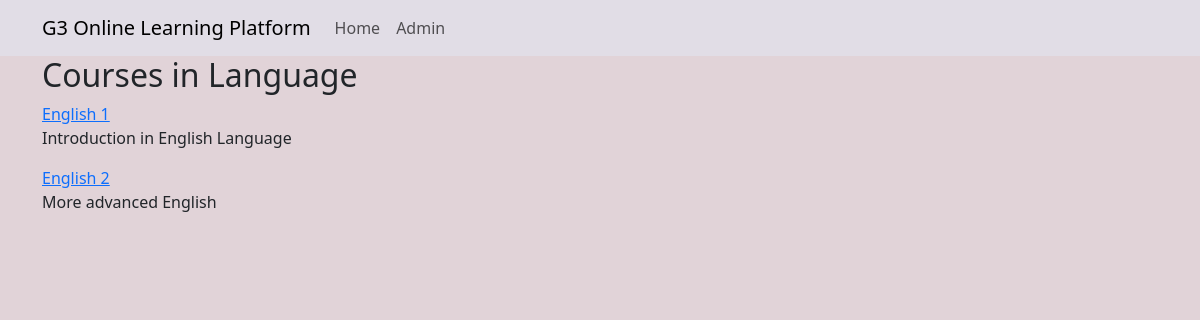
The app's page /category/Language/courses/ with its own data.
### main_app/models.py (models this page shows, shortened)
class Category(models.Model):
    title = models.CharField(max_length=200)
    description=models.TextField(blank=True)

class Course(models.Model):
    id = models.IntegerField(primary_key=True)
    title = models.CharField(max_length=200)
    description = models.TextField()
    release_date = models.DateField()
    category = models.ForeignKey(Category, on_delete=models.CASCADE, null=True, blank=True)
    teacher = models.ForeignKey(Teacher, on_delete=models.CASCADE)

### main_app/views.py (the view)
# urls.py: path('category/<str:title>/courses/', views.courses_in_category, name='courses_in_category'),
def courses_in_category(request, title):
    category = Category.objects.get(title=title)
    courses_in_category = Course.objects.filter(category=category)
    return render(request, 'main_app/courses_in_category.html', {'courses_in_category': courses_in_category, 'category': category})

### main_app/templates/main_app/courses_in_category.html
{% extends "main_app/base.html" %}
{% block body_block %}
    {% if category %}
        <h2>Courses in {{ category.title }}</h2>
        {% if courses_in_category %}
            {% for course in courses_in_category %}
                <div class="item">
                    <a href="{% url 'main_app:course_page' course.id %}">{{ course.title }} </a></li>
                    <p>{{ course.description }}</p>
                </div>
            {% endfor %}
        {% else %}
            <p>No courses found in this category.</p>
        {% endif %}
    {% else %}
        <p>Category not found.</p>
    {% endif %}
{% endblock %}

### static/styling.css (style rules this page uses)
body { background-color: rgb(225, 211, 216); }

### records on screen
Category: title "Language"
Course: title "English 1", description "Introduction in English Language"
Course: title "English 2", description "More advanced English"
